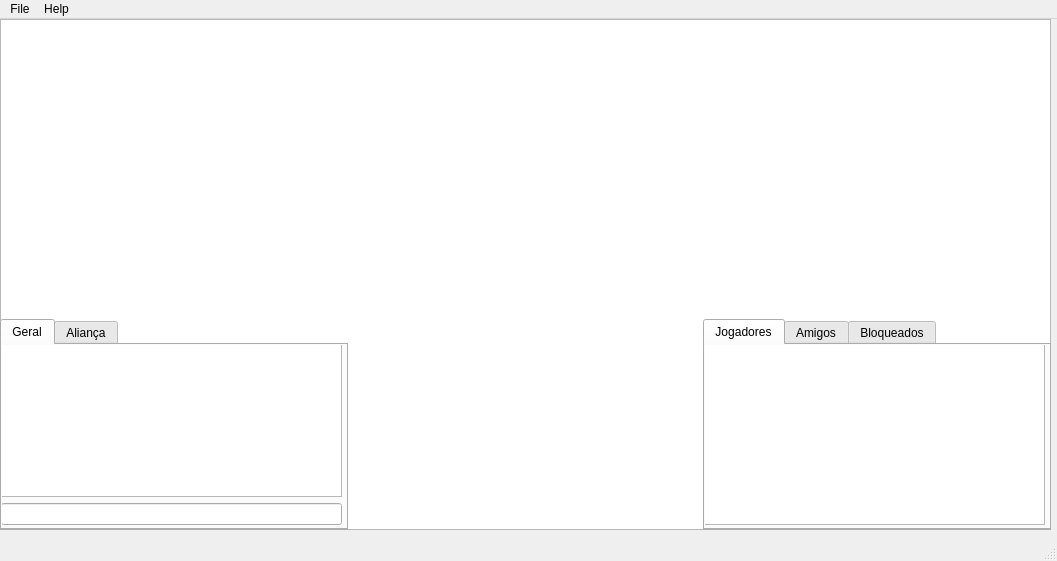
<?xml version="1.0" encoding="UTF-8"?>
<ui version="4.0">
 <class>MainWindow</class>
 <widget class="QMainWindow" name="MainWindow">
  <property name="geometry">
   <rect>
    <x>0</x>
    <y>0</y>
    <width>1057</width>
    <height>561</height>
   </rect>
  </property>
  <property name="windowTitle">
   <string>Corvogame</string>
  </property>
  <widget class="QWidget" name="centralwidget">
   <widget class="QGraphicsView" name="graphicsView">
    <property name="geometry">
     <rect>
      <x>0</x>
      <y>0</y>
      <width>1051</width>
      <height>511</height>
     </rect>
    </property>
    <property name="cursor" stdset="0">
     <cursorShape>ArrowCursor</cursorShape>
    </property>
    <property name="dragMode">
     <enum>QGraphicsView::ScrollHandDrag</enum>
    </property>
   </widget>
   <widget class="QWidget" name="horizontalLayoutWidget">
    <property name="geometry">
     <rect>
      <x>0</x>
      <y>300</y>
      <width>1051</width>
      <height>211</height>
     </rect>
    </property>
    <layout class="QHBoxLayout" name="hudHorizontalLayout">
     <item>
      <widget class="QTabWidget" name="chatTabWidget">
       <property name="enabled">
        <bool>true</bool>
       </property>
       <property name="tabPosition">
        <enum>QTabWidget::North</enum>
       </property>
       <property name="tabShape">
        <enum>QTabWidget::Rounded</enum>
       </property>
       <property name="currentIndex">
        <number>0</number>
       </property>
       <property name="usesScrollButtons">
        <bool>false</bool>
       </property>
       <property name="documentMode">
        <bool>false</bool>
       </property>
       <property name="tabsClosable">
        <bool>false</bool>
       </property>
       <widget class="QWidget" name="geralChatTab">
        <attribute name="title">
         <string>Geral</string>
        </attribute>
        <widget class="QWidget" name="verticalLayoutWidget">
         <property name="geometry">
          <rect>
           <x>-1</x>
           <y>-1</y>
           <width>341</width>
           <height>181</height>
          </rect>
         </property>
         <layout class="QVBoxLayout" name="geralChatTabVerticalLayout">
          <item>
           <widget class="QTextBrowser" name="geralChatTabTextBrowser"/>
          </item>
          <item>
           <widget class="QLineEdit" name="geralChatTabLineEdit"/>
          </item>
         </layout>
        </widget>
       </widget>
       <widget class="QWidget" name="aliancaChatTab">
        <attribute name="title">
         <string>Aliança</string>
        </attribute>
        <widget class="QWidget" name="verticalLayoutWidget_3">
         <property name="geometry">
          <rect>
           <x>-1</x>
           <y>-1</y>
           <width>341</width>
           <height>181</height>
          </rect>
         </property>
         <layout class="QVBoxLayout" name="aliancaChatTabverticalLayout">
          <item>
           <widget class="QTextBrowser" name="aliancaChatTabTextBrowser"/>
          </item>
          <item>
           <widget class="QLineEdit" name="aliancaChatTabLineEdit"/>
          </item>
         </layout>
        </widget>
       </widget>
      </widget>
     </item>
     <item>
      <spacer name="hudHorizontalSpacer">
       <property name="orientation">
        <enum>Qt::Horizontal</enum>
       </property>
       <property name="sizeHint" stdset="0">
        <size>
         <width>40</width>
         <height>20</height>
        </size>
       </property>
      </spacer>
     </item>
     <item>
      <widget class="QTabWidget" name="playersTabWidget">
       <property name="currentIndex">
        <number>0</number>
       </property>
       <widget class="QWidget" name="jogadoresPlayersTab">
        <attribute name="title">
         <string>Jogadores</string>
        </attribute>
        <widget class="QWidget" name="verticalLayoutWidget_2">
         <property name="geometry">
          <rect>
           <x>-1</x>
           <y>-1</y>
           <width>341</width>
           <height>181</height>
          </rect>
         </property>
         <layout class="QVBoxLayout" name="jogadoresPlayersTabVerticalLayout">
          <item>
           <widget class="QListWidget" name="jogadoresPlayersTabListWidget"/>
          </item>
         </layout>
        </widget>
       </widget>
       <widget class="QWidget" name="amigosPlayersTab">
        <attribute name="title">
         <string>Amigos</string>
        </attribute>
        <widget class="QWidget" name="verticalLayoutWidget_4">
         <property name="geometry">
          <rect>
           <x>-1</x>
           <y>-1</y>
           <width>341</width>
           <height>181</height>
          </rect>
         </property>
         <layout class="QVBoxLayout" name="amigosPlayersTabVerticalLayout">
          <item>
           <widget class="QListWidget" name="amigosPlayersTabListWidget"/>
          </item>
         </layout>
        </widget>
       </widget>
       <widget class="QWidget" name="bloqueadosPlayersTab">
        <attribute name="title">
         <string>Bloqueados</string>
        </attribute>
        <widget class="QWidget" name="verticalLayoutWidget_5">
         <property name="geometry">
          <rect>
           <x>-1</x>
           <y>-1</y>
           <width>341</width>
           <height>181</height>
          </rect>
         </property>
         <layout class="QVBoxLayout" name="bloqueadosPlayersTabVerticalLayout">
          <item>
           <widget class="QListWidget" name="bloqueadosPlayersTabListWidget"/>
          </item>
         </layout>
        </widget>
       </widget>
      </widget>
     </item>
    </layout>
    <zorder>hudHorizontalSpacer</zorder>
    <zorder>chatTabWidget</zorder>
    <zorder>playersTabWidget</zorder>
   </widget>
  </widget>
  <widget class="QMenuBar" name="menubar">
   <property name="geometry">
    <rect>
     <x>0</x>
     <y>0</y>
     <width>1057</width>
     <height>21</height>
    </rect>
   </property>
   <widget class="QMenu" name="menuFile">
    <property name="title">
     <string>File</string>
    </property>
   </widget>
   <widget class="QMenu" name="menuHelp">
    <property name="title">
     <string>Help</string>
    </property>
   </widget>
   <addaction name="menuFile"/>
   <addaction name="menuHelp"/>
  </widget>
  <widget class="QStatusBar" name="statusbar"/>
 </widget>
 <resources>
  <include location="images.qrc"/>
 </resources>
 <connections/>
</ui>
